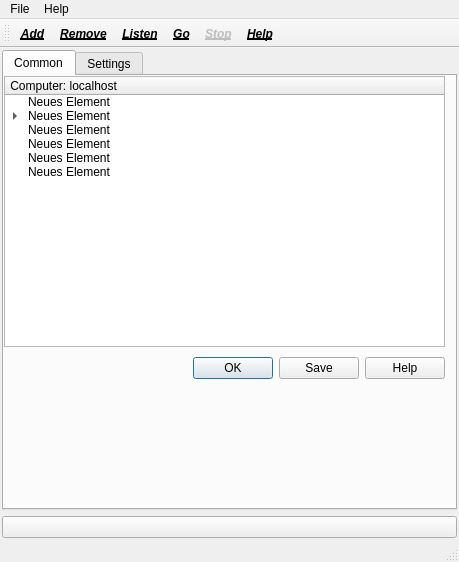
<?xml version="1.0" encoding="UTF-8"?>
<ui version="4.0">
 <class>MainWindow</class>
 <widget class="QMainWindow" name="MainWindow">
  <property name="geometry">
   <rect>
    <x>0</x>
    <y>0</y>
    <width>459</width>
    <height>562</height>
   </rect>
  </property>
  <property name="sizePolicy">
   <sizepolicy hsizetype="Fixed" vsizetype="Fixed">
    <horstretch>0</horstretch>
    <verstretch>0</verstretch>
   </sizepolicy>
  </property>
  <property name="windowTitle">
   <string>VirtualModem 2017</string>
  </property>
  <widget class="QWidget" name="centralWidget">
   <layout class="QHBoxLayout" name="horizontalLayout">
    <property name="spacing">
     <number>2</number>
    </property>
    <property name="leftMargin">
     <number>2</number>
    </property>
    <property name="topMargin">
     <number>2</number>
    </property>
    <property name="rightMargin">
     <number>2</number>
    </property>
    <property name="bottomMargin">
     <number>2</number>
    </property>
    <item>
     <layout class="QVBoxLayout" name="verticalLayout">
      <property name="spacing">
       <number>6</number>
      </property>
      <item>
       <widget class="QTabWidget" name="tabWidget">
        <property name="sizePolicy">
         <sizepolicy hsizetype="Expanding" vsizetype="Expanding">
          <horstretch>0</horstretch>
          <verstretch>0</verstretch>
         </sizepolicy>
        </property>
        <property name="currentIndex">
         <number>0</number>
        </property>
        <widget class="QWidget" name="tab">
         <attribute name="title">
          <string>Common</string>
         </attribute>
         <widget class="QTreeWidget" name="treeWidget">
          <property name="geometry">
           <rect>
            <x>0</x>
            <y>0</y>
            <width>441</width>
            <height>271</height>
           </rect>
          </property>
          <property name="autoScrollMargin">
           <number>16</number>
          </property>
          <column>
           <property name="text">
            <string> Computer: localhost</string>
           </property>
          </column>
          <item>
           <property name="text">
            <string>Neues Element</string>
           </property>
          </item>
          <item>
           <property name="text">
            <string>Neues Element</string>
           </property>
           <item>
            <property name="text">
             <string>Neues Element</string>
            </property>
           </item>
           <item>
            <property name="text">
             <string>Neues Element</string>
            </property>
           </item>
           <item>
            <property name="text">
             <string>Neues Element</string>
            </property>
           </item>
          </item>
          <item>
           <property name="text">
            <string>Neues Element</string>
           </property>
          </item>
          <item>
           <property name="text">
            <string>Neues Element</string>
           </property>
          </item>
          <item>
           <property name="text">
            <string>Neues Element</string>
           </property>
          </item>
          <item>
           <property name="text">
            <string>Neues Element</string>
           </property>
          </item>
         </widget>
         <widget class="QDialogButtonBox" name="buttonBox_2">
          <property name="geometry">
           <rect>
            <x>10</x>
            <y>280</y>
            <width>431</width>
            <height>25</height>
           </rect>
          </property>
          <property name="standardButtons">
           <set>QDialogButtonBox::Help|QDialogButtonBox::Ok|QDialogButtonBox::Save</set>
          </property>
         </widget>
        </widget>
        <widget class="QWidget" name="tab_2">
         <attribute name="title">
          <string>Settings</string>
         </attribute>
         <widget class="QTabWidget" name="tabWidget_2">
          <property name="geometry">
           <rect>
            <x>0</x>
            <y>0</y>
            <width>441</width>
            <height>270</height>
           </rect>
          </property>
          <property name="currentIndex">
           <number>0</number>
          </property>
          <widget class="QWidget" name="tab_3">
           <attribute name="title">
            <string>Modem</string>
           </attribute>
           <widget class="QTabWidget" name="tabWidget_3">
            <property name="geometry">
             <rect>
              <x>0</x>
              <y>2</y>
              <width>431</width>
              <height>230</height>
             </rect>
            </property>
            <property name="currentIndex">
             <number>1</number>
            </property>
            <widget class="QWidget" name="tab_6">
             <attribute name="title">
              <string>Device 1</string>
             </attribute>
             <widget class="QComboBox" name="comboBox_3">
              <property name="geometry">
               <rect>
                <x>110</x>
                <y>91</y>
                <width>131</width>
                <height>25</height>
               </rect>
              </property>
              <item>
               <property name="text">
                <string>38400</string>
               </property>
              </item>
              <item>
               <property name="text">
                <string>460800</string>
               </property>
              </item>
              <item>
               <property name="text">
                <string>230400</string>
               </property>
              </item>
              <item>
               <property name="text">
                <string>115200</string>
               </property>
              </item>
              <item>
               <property name="text">
                <string>57600</string>
               </property>
              </item>
              <item>
               <property name="text">
                <string>28800</string>
               </property>
              </item>
              <item>
               <property name="text">
                <string>14400</string>
               </property>
              </item>
              <item>
               <property name="text">
                <string>7200</string>
               </property>
              </item>
             </widget>
             <widget class="QRadioButton" name="radioButton">
              <property name="geometry">
               <rect>
                <x>110</x>
                <y>131</y>
                <width>61</width>
                <height>23</height>
               </rect>
              </property>
              <property name="text">
               <string>Tone</string>
              </property>
              <property name="checked">
               <bool>true</bool>
              </property>
             </widget>
             <widget class="QPushButton" name="pushButton_2">
              <property name="geometry">
               <rect>
                <x>270</x>
                <y>11</y>
                <width>83</width>
                <height>25</height>
               </rect>
              </property>
              <property name="text">
               <string>Scan</string>
              </property>
             </widget>
             <widget class="QLabel" name="label">
              <property name="geometry">
               <rect>
                <x>10</x>
                <y>15</y>
                <width>64</width>
                <height>17</height>
               </rect>
              </property>
              <property name="text">
               <string>Device:</string>
              </property>
             </widget>
             <widget class="QLabel" name="label_4">
              <property name="geometry">
               <rect>
                <x>10</x>
                <y>134</y>
                <width>64</width>
                <height>17</height>
               </rect>
              </property>
              <property name="text">
               <string>Mode:</string>
              </property>
             </widget>
             <widget class="QComboBox" name="comboBox_4">
              <property name="geometry">
               <rect>
                <x>110</x>
                <y>161</y>
                <width>131</width>
                <height>25</height>
               </rect>
              </property>
              <item>
               <property name="text">
                <string>Loud</string>
               </property>
              </item>
              <item>
               <property name="text">
                <string>Middle</string>
               </property>
              </item>
              <item>
               <property name="text">
                <string>Sielent</string>
               </property>
              </item>
             </widget>
             <widget class="QRadioButton" name="radioButton_2">
              <property name="geometry">
               <rect>
                <x>180</x>
                <y>131</y>
                <width>61</width>
                <height>23</height>
               </rect>
              </property>
              <property name="text">
               <string>Pulse</string>
              </property>
             </widget>
             <widget class="QLabel" name="label_3">
              <property name="geometry">
               <rect>
                <x>10</x>
                <y>94</y>
                <width>64</width>
                <height>17</height>
               </rect>
              </property>
              <property name="text">
               <string>Speed:</string>
              </property>
             </widget>
             <widget class="QComboBox" name="comboBox">
              <property name="geometry">
               <rect>
                <x>110</x>
                <y>11</y>
                <width>131</width>
                <height>25</height>
               </rect>
              </property>
              <item>
               <property name="text">
                <string>/dev/ttyS0</string>
               </property>
              </item>
              <item>
               <property name="text">
                <string>/dev/ttyS1</string>
               </property>
              </item>
              <item>
               <property name="text">
                <string>/dev/ttyS2</string>
               </property>
              </item>
              <item>
               <property name="text">
                <string>/dev/ttyS3</string>
               </property>
              </item>
             </widget>
             <widget class="QLabel" name="label_2">
              <property name="geometry">
               <rect>
                <x>10</x>
                <y>54</y>
                <width>64</width>
                <height>17</height>
               </rect>
              </property>
              <property name="text">
               <string>Type:</string>
              </property>
             </widget>
             <widget class="QComboBox" name="comboBox_2">
              <property name="geometry">
               <rect>
                <x>110</x>
                <y>51</y>
                <width>131</width>
                <height>25</height>
               </rect>
              </property>
              <item>
               <property name="text">
                <string>Analog</string>
               </property>
              </item>
              <item>
               <property name="text">
                <string>USB</string>
               </property>
              </item>
              <item>
               <property name="text">
                <string>ISDN</string>
               </property>
              </item>
             </widget>
             <widget class="QLabel" name="label_5">
              <property name="geometry">
               <rect>
                <x>10</x>
                <y>167</y>
                <width>64</width>
                <height>17</height>
               </rect>
              </property>
              <property name="text">
               <string>Sound:</string>
              </property>
             </widget>
            </widget>
            <widget class="QWidget" name="tab_8">
             <attribute name="title">
              <string>Device 2</string>
             </attribute>
             <widget class="QComboBox" name="comboBox_5">
              <property name="geometry">
               <rect>
                <x>110</x>
                <y>51</y>
                <width>131</width>
                <height>25</height>
               </rect>
              </property>
              <item>
               <property name="text">
                <string>Analog</string>
               </property>
              </item>
              <item>
               <property name="text">
                <string>USB</string>
               </property>
              </item>
              <item>
               <property name="text">
                <string>ISDN</string>
               </property>
              </item>
             </widget>
             <widget class="QLabel" name="label_6">
              <property name="geometry">
               <rect>
                <x>10</x>
                <y>167</y>
                <width>64</width>
                <height>17</height>
               </rect>
              </property>
              <property name="text">
               <string>Sound:</string>
              </property>
             </widget>
             <widget class="QLabel" name="label_7">
              <property name="geometry">
               <rect>
                <x>10</x>
                <y>54</y>
                <width>64</width>
                <height>17</height>
               </rect>
              </property>
              <property name="text">
               <string>Type:</string>
              </property>
             </widget>
             <widget class="QPushButton" name="pushButton_3">
              <property name="geometry">
               <rect>
                <x>270</x>
                <y>11</y>
                <width>83</width>
                <height>25</height>
               </rect>
              </property>
              <property name="text">
               <string>Scan</string>
              </property>
             </widget>
             <widget class="QComboBox" name="comboBox_6">
              <property name="geometry">
               <rect>
                <x>110</x>
                <y>91</y>
                <width>131</width>
                <height>25</height>
               </rect>
              </property>
              <item>
               <property name="text">
                <string>38400</string>
               </property>
              </item>
              <item>
               <property name="text">
                <string>460800</string>
               </property>
              </item>
              <item>
               <property name="text">
                <string>230400</string>
               </property>
              </item>
              <item>
               <property name="text">
                <string>115200</string>
               </property>
              </item>
              <item>
               <property name="text">
                <string>57600</string>
               </property>
              </item>
              <item>
               <property name="text">
                <string>28800</string>
               </property>
              </item>
              <item>
               <property name="text">
                <string>14400</string>
               </property>
              </item>
              <item>
               <property name="text">
                <string>7200</string>
               </property>
              </item>
             </widget>
             <widget class="QRadioButton" name="radioButton_3">
              <property name="geometry">
               <rect>
                <x>180</x>
                <y>131</y>
                <width>61</width>
                <height>23</height>
               </rect>
              </property>
              <property name="text">
               <string>Pulse</string>
              </property>
             </widget>
             <widget class="QLabel" name="label_8">
              <property name="geometry">
               <rect>
                <x>10</x>
                <y>134</y>
                <width>64</width>
                <height>17</height>
               </rect>
              </property>
              <property name="text">
               <string>Mode:</string>
              </property>
             </widget>
             <widget class="QRadioButton" name="radioButton_4">
              <property name="geometry">
               <rect>
                <x>110</x>
                <y>131</y>
                <width>61</width>
                <height>23</height>
               </rect>
              </property>
              <property name="text">
               <string>Tone</string>
              </property>
              <property name="checked">
               <bool>true</bool>
              </property>
             </widget>
             <widget class="QComboBox" name="comboBox_7">
              <property name="geometry">
               <rect>
                <x>110</x>
                <y>11</y>
                <width>131</width>
                <height>25</height>
               </rect>
              </property>
              <item>
               <property name="text">
                <string>/dev/ttyS0</string>
               </property>
              </item>
              <item>
               <property name="text">
                <string>/dev/ttyS1</string>
               </property>
              </item>
              <item>
               <property name="text">
                <string>/dev/ttyS2</string>
               </property>
              </item>
              <item>
               <property name="text">
                <string>/dev/ttyS3</string>
               </property>
              </item>
             </widget>
             <widget class="QComboBox" name="comboBox_8">
              <property name="geometry">
               <rect>
                <x>110</x>
                <y>161</y>
                <width>131</width>
                <height>25</height>
               </rect>
              </property>
              <item>
               <property name="text">
                <string>Loud</string>
               </property>
              </item>
              <item>
               <property name="text">
                <string>Middle</string>
               </property>
              </item>
              <item>
               <property name="text">
                <string>Sielent</string>
               </property>
              </item>
             </widget>
             <widget class="QLabel" name="label_9">
              <property name="geometry">
               <rect>
                <x>10</x>
                <y>15</y>
                <width>64</width>
                <height>17</height>
               </rect>
              </property>
              <property name="text">
               <string>Device:</string>
              </property>
             </widget>
             <widget class="QLabel" name="label_10">
              <property name="geometry">
               <rect>
                <x>10</x>
                <y>94</y>
                <width>64</width>
                <height>17</height>
               </rect>
              </property>
              <property name="text">
               <string>Speed:</string>
              </property>
             </widget>
            </widget>
            <widget class="QWidget" name="tab_9">
             <attribute name="title">
              <string>Device 3</string>
             </attribute>
            </widget>
            <widget class="QWidget" name="tab_10">
             <attribute name="title">
              <string>Device 4</string>
             </attribute>
            </widget>
           </widget>
          </widget>
          <widget class="QWidget" name="tab_4">
           <attribute name="title">
            <string>Network</string>
           </attribute>
          </widget>
          <widget class="QWidget" name="tab_5">
           <attribute name="title">
            <string>Options</string>
           </attribute>
           <widget class="QLabel" name="label_13">
            <property name="geometry">
             <rect>
              <x>10</x>
              <y>78</y>
              <width>64</width>
              <height>17</height>
             </rect>
            </property>
            <property name="text">
             <string>Extra 1:</string>
            </property>
           </widget>
           <widget class="QLabel" name="label_14">
            <property name="geometry">
             <rect>
              <x>10</x>
              <y>109</y>
              <width>64</width>
              <height>17</height>
             </rect>
            </property>
            <property name="text">
             <string>Extra 2:</string>
            </property>
           </widget>
           <widget class="QLineEdit" name="lineEdit_8">
            <property name="geometry">
             <rect>
              <x>90</x>
              <y>136</y>
              <width>321</width>
              <height>25</height>
             </rect>
            </property>
           </widget>
           <widget class="QLabel" name="label_15">
            <property name="geometry">
             <rect>
              <x>10</x>
              <y>43</y>
              <width>81</width>
              <height>17</height>
             </rect>
            </property>
            <property name="text">
             <string>Init-String:</string>
            </property>
           </widget>
           <widget class="QLineEdit" name="lineEdit_9">
            <property name="geometry">
             <rect>
              <x>90</x>
              <y>76</y>
              <width>321</width>
              <height>25</height>
             </rect>
            </property>
           </widget>
           <widget class="QLineEdit" name="lineEdit_10">
            <property name="geometry">
             <rect>
              <x>90</x>
              <y>10</y>
              <width>131</width>
              <height>25</height>
             </rect>
            </property>
           </widget>
           <widget class="QLabel" name="label_16">
            <property name="geometry">
             <rect>
              <x>10</x>
              <y>171</y>
              <width>64</width>
              <height>17</height>
             </rect>
            </property>
            <property name="text">
             <string>Extra 4:</string>
            </property>
           </widget>
           <widget class="QLineEdit" name="lineEdit_11">
            <property name="geometry">
             <rect>
              <x>90</x>
              <y>40</y>
              <width>321</width>
              <height>25</height>
             </rect>
            </property>
            <property name="text">
             <string>ATQ0 V1 E1 S0=0 &amp;C1 &amp;D2 +FCLASS=0</string>
            </property>
           </widget>
           <widget class="QLineEdit" name="lineEdit_12">
            <property name="geometry">
             <rect>
              <x>90</x>
              <y>106</y>
              <width>321</width>
              <height>25</height>
             </rect>
            </property>
           </widget>
           <widget class="QLabel" name="label_17">
            <property name="geometry">
             <rect>
              <x>10</x>
              <y>14</y>
              <width>71</width>
              <height>17</height>
             </rect>
            </property>
            <property name="text">
             <string>Dev-Name:</string>
            </property>
           </widget>
           <widget class="QLineEdit" name="lineEdit_13">
            <property name="geometry">
             <rect>
              <x>90</x>
              <y>166</y>
              <width>321</width>
              <height>25</height>
             </rect>
            </property>
           </widget>
           <widget class="QLabel" name="label_18">
            <property name="geometry">
             <rect>
              <x>10</x>
              <y>142</y>
              <width>64</width>
              <height>17</height>
             </rect>
            </property>
            <property name="text">
             <string>Extra 3:</string>
            </property>
           </widget>
          </widget>
         </widget>
         <widget class="QDialogButtonBox" name="buttonBox">
          <property name="geometry">
           <rect>
            <x>10</x>
            <y>330</y>
            <width>431</width>
            <height>25</height>
           </rect>
          </property>
          <property name="standardButtons">
           <set>QDialogButtonBox::Help|QDialogButtonBox::Ok|QDialogButtonBox::Save</set>
          </property>
         </widget>
        </widget>
       </widget>
      </item>
      <item>
       <widget class="QPushButton" name="pushButton">
        <property name="maximumSize">
         <size>
          <width>16777215</width>
          <height>64</height>
         </size>
        </property>
        <property name="text">
         <string/>
        </property>
        <property name="icon">
         <iconset>
          <normalon>:/img/btn_donateCC_LG.gif</normalon>
         </iconset>
        </property>
        <property name="iconSize">
         <size>
          <width>256</width>
          <height>128</height>
         </size>
        </property>
       </widget>
      </item>
     </layout>
    </item>
   </layout>
  </widget>
  <widget class="QMenuBar" name="menuBar">
   <property name="geometry">
    <rect>
     <x>0</x>
     <y>0</y>
     <width>459</width>
     <height>22</height>
    </rect>
   </property>
   <widget class="QMenu" name="menuFile">
    <property name="title">
     <string>File</string>
    </property>
    <addaction name="actionExit"/>
   </widget>
   <widget class="QMenu" name="menuHelp">
    <property name="title">
     <string>Help</string>
    </property>
    <addaction name="actionAbout_this_Application"/>
    <addaction name="action_about_Qt"/>
   </widget>
   <addaction name="menuFile"/>
   <addaction name="menuHelp"/>
  </widget>
  <widget class="QToolBar" name="mainToolBar">
   <property name="sizePolicy">
    <sizepolicy hsizetype="Maximum" vsizetype="Preferred">
     <horstretch>0</horstretch>
     <verstretch>0</verstretch>
    </sizepolicy>
   </property>
   <property name="minimumSize">
    <size>
     <width>0</width>
     <height>0</height>
    </size>
   </property>
   <property name="maximumSize">
    <size>
     <width>16777215</width>
     <height>200</height>
    </size>
   </property>
   <property name="font">
    <font>
     <weight>75</weight>
     <italic>true</italic>
     <bold>true</bold>
     <underline>true</underline>
    </font>
   </property>
   <property name="movable">
    <bool>true</bool>
   </property>
   <property name="allowedAreas">
    <set>Qt::AllToolBarAreas</set>
   </property>
   <property name="iconSize">
    <size>
     <width>64</width>
     <height>64</height>
    </size>
   </property>
   <property name="toolButtonStyle">
    <enum>Qt::ToolButtonTextUnderIcon</enum>
   </property>
   <attribute name="toolBarArea">
    <enum>TopToolBarArea</enum>
   </attribute>
   <attribute name="toolBarBreak">
    <bool>false</bool>
   </attribute>
   <addaction name="actionAddModem"/>
   <addaction name="actionModemRemove"/>
   <addaction name="actionModemListen"/>
   <addaction name="actionGo"/>
   <addaction name="actionStop"/>
   <addaction name="actionHelp"/>
  </widget>
  <widget class="QStatusBar" name="statusBar"/>
  <action name="actionAddModem">
   <property name="icon">
    <iconset resource="resources.qrc">
     <normaloff>:/img/modem1.png</normaloff>
     <selectedon>img/modem1.png</selectedon>:/img/modem1.png</iconset>
   </property>
   <property name="text">
    <string>Add</string>
   </property>
   <property name="autoRepeat">
    <bool>false</bool>
   </property>
   <property name="visible">
    <bool>true</bool>
   </property>
  </action>
  <action name="actionModemRemove">
   <property name="icon">
    <iconset resource="resources.qrc">
     <normaloff>:/img/modem2.png</normaloff>:/img/modem2.png</iconset>
   </property>
   <property name="text">
    <string>Remove</string>
   </property>
   <property name="toolTip">
    <string>&lt;html&gt;&lt;head/&gt;&lt;body&gt;&lt;p&gt;oiplo&lt;/p&gt;&lt;/body&gt;&lt;/html&gt;</string>
   </property>
  </action>
  <action name="actionModemListen">
   <property name="checkable">
    <bool>true</bool>
   </property>
   <property name="icon">
    <iconset resource="resources.qrc">
     <normaloff>:/img/1417835-200.png</normaloff>:/img/1417835-200.png</iconset>
   </property>
   <property name="text">
    <string>Listen</string>
   </property>
   <property name="shortcut">
    <string>F2</string>
   </property>
  </action>
  <action name="actionGo">
   <property name="icon">
    <iconset resource="resources.qrc">
     <normaloff>:/img/index.jpeg</normaloff>:/img/index.jpeg</iconset>
   </property>
   <property name="text">
    <string>Go</string>
   </property>
   <property name="toolTip">
    <string>Go</string>
   </property>
  </action>
  <action name="actionStop">
   <property name="enabled">
    <bool>false</bool>
   </property>
   <property name="icon">
    <iconset resource="resources.qrc">
     <normaloff>:/img/images.png</normaloff>:/img/images.png</iconset>
   </property>
   <property name="text">
    <string>Stop</string>
   </property>
  </action>
  <action name="actionExit">
   <property name="text">
    <string>Exit</string>
   </property>
   <property name="shortcut">
    <string>Ctrl+X</string>
   </property>
  </action>
  <action name="action_about_Qt">
   <property name="text">
    <string>About Qt</string>
   </property>
   <property name="toolTip">
    <string>About Qt</string>
   </property>
  </action>
  <action name="actionAbout_this_Application">
   <property name="text">
    <string>About this Application ...</string>
   </property>
  </action>
  <action name="actionHelp">
   <property name="icon">
    <iconset resource="resources.qrc">
     <normaloff>:/img/help.jpeg</normaloff>:/img/help.jpeg</iconset>
   </property>
   <property name="text">
    <string>Help</string>
   </property>
   <property name="shortcut">
    <string>F1</string>
   </property>
  </action>
 </widget>
 <layoutdefault spacing="6" margin="11"/>
 <resources>
  <include location="resources.qrc"/>
 </resources>
 <connections>
  <connection>
   <sender>actionExit</sender>
   <signal>triggered()</signal>
   <receiver>MainWindow</receiver>
   <slot>close()</slot>
   <hints>
    <hint type="sourcelabel">
     <x>-1</x>
     <y>-1</y>
    </hint>
    <hint type="destinationlabel">
     <x>201</x>
     <y>256</y>
    </hint>
   </hints>
  </connection>
 </connections>
</ui>
